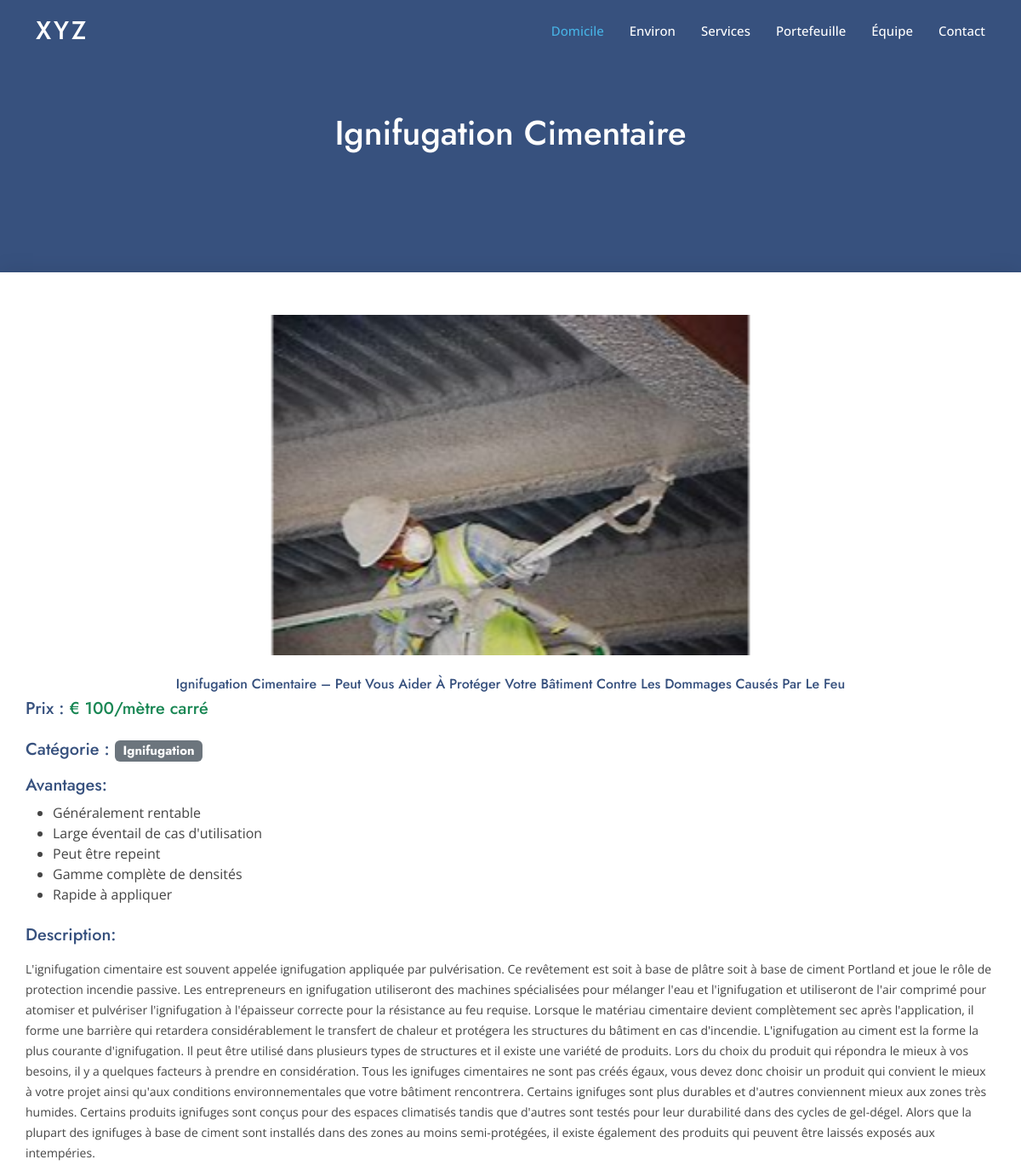
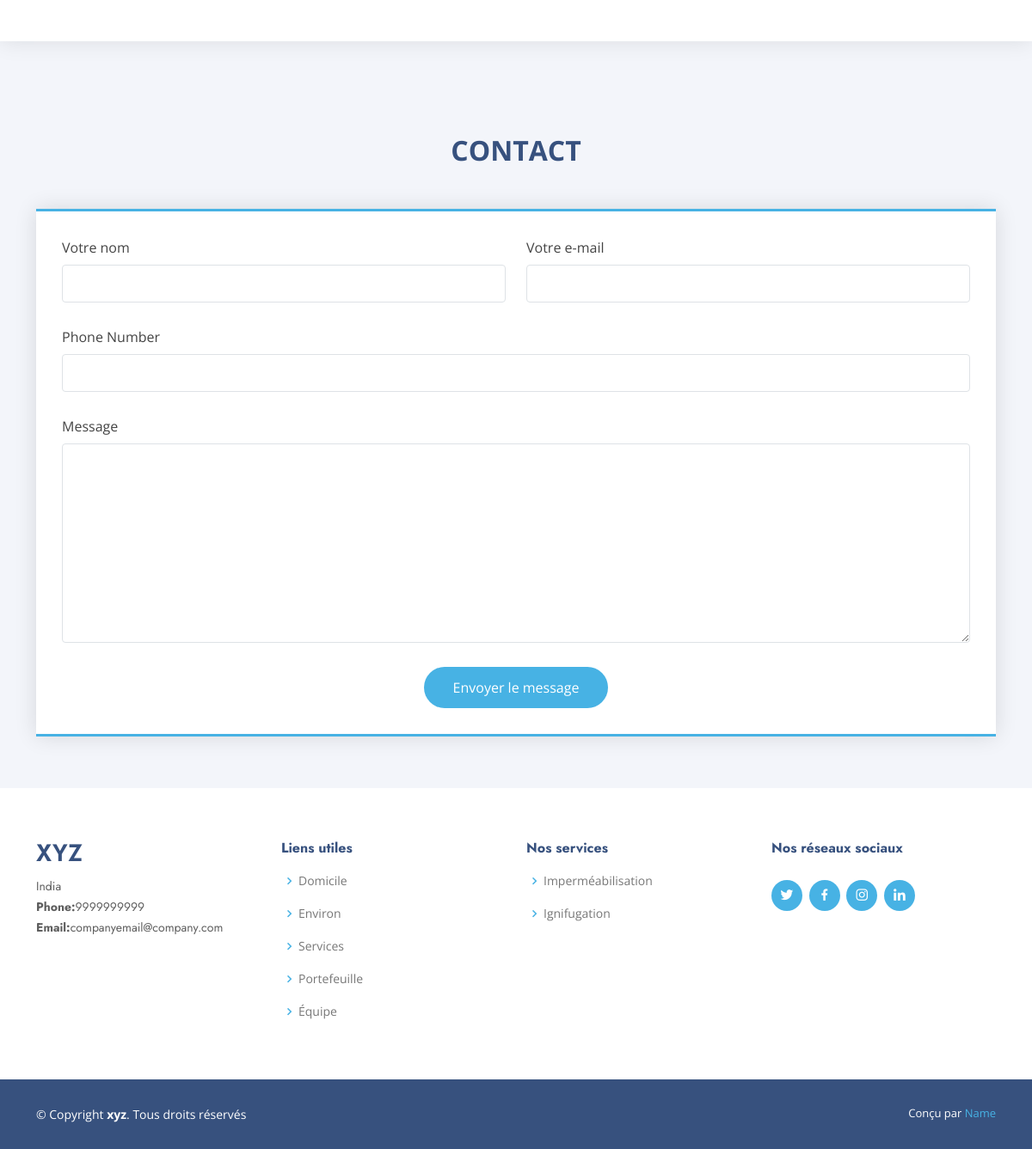
/service/1, run on the app's committed database (2 pictures, top to bottom).
### home/models.py (models this page shows, shortened)
class CompanyDetails(models.Model):
    name = models.CharField(max_length=50)
    phone_number = models.PositiveIntegerField()
    address = models.CharField(max_length=300)
    email = models.EmailField()
    twitter_link = models.CharField(max_length=200,default="#")
    facebook_link = models.CharField(max_length=200,default="#")
    instagram_link = models.CharField(max_length=200,default="#")
    linkedin_link = models.CharField(max_length=200,default="#")
    map_link = models.CharField(max_length=500,default="#")

class BaseModel(models.Model):
    id = models.AutoField(primary_key=True)
    created_at = models.DateTimeField(auto_now_add=True)
    updated_at = models.DateTimeField(auto_now=True)
    class Meta:
        abstract = True

class Service(BaseModel):
    title = models.CharField(max_length=500)
    description = models.TextField()
    category = models.ForeignKey(
        Category, on_delete=models.CASCADE, related_name='services')
    price = models.PositiveIntegerField()
    unit = models.ForeignKey(Unit, on_delete=models.CASCADE)
    meta_title = models.CharField(max_length=200)
    meta_description = models.CharField(max_length=500)
    advantages = models.ManyToManyField(Advantage)

class Image(BaseModel):
    service = models.ForeignKey(
        Service, on_delete=models.CASCADE, related_name='images')
    image = models.ImageField(upload_to='images/')
    alt_text = models.CharField(max_length=50)

class Unit(BaseModel):
    unit = models.CharField(max_length=50)
    def __str__(self):
        return self.unit

class Category(BaseModel):
    category = models.CharField(max_length=50)
    def __str__(self):
        return self.category

class Advantage(BaseModel):
    advantage = models.CharField(max_length=200)
    def __str__(self):
        return self.advantage

### home/views.py (the view)
# urls.py: path('service/<pk>',get_service),
def get_service(request, pk):
    service = Service.objects.filter(id=pk)
    if not service.exists():
        messages.error(request, '404 introuvables !')
        return redirect('index')
    form = ServiceRequsetForm
    if request.method == 'POST':
        form = ServiceRequsetForm(request.POST)
        if form.is_valid():
            form.save()
            messages.success(request, 'Demande soumise avec succès')
    return render(request, 'home/service_detail.html', {'service': service[0], 'form': form, "company_details": CompanyDetails.objects.last()})

### templates/home/service_detail.html (shortened to what this page needs)
{% extends 'home/base.html' %}
{% load my_tags %}
{% block body %}
<div class="temp-div d-flex align-items-center justify-content-center">
    <h1 class='white'>{{service.title|title}}</h1>
</div>
<div class="section-bg services">
<div class=" icon-box   mb-4 ">
    <div class="text-center">
        <div id="carouselExample" class="carousel slide">
            <div class="carousel-inner">
            {% for image in service.images.all  %}
              <div class="carousel-item
              {% if forloop.counter == 1 %}
              active
              {% endif %}
              ">
                <img src="{{image.image.url}}" class="d-block " alt="{{image.alt_text}}">
              </div>
              {% endfor %}
            </div>
            <button class="carousel-control-prev" type="button" data-bs-target="#carouselExample" data-bs-slide="prev">
              <span class="carousel-control-prev-icon" aria-hidden="true"></span>
            </button>
            <button class="carousel-control-next" type="button" data-bs-target="#carouselExample" data-bs-slide="next">
              <span class="carousel-control-next-icon" aria-hidden="true"></span>
            </button>
          </div>
    </div>
    <h6 class="mt-4 blue text-center">
        {{service.meta_title|title}}
    </h6>
        <h5 class="blue">
            <span>Prix : </span>
            <span class=" text-success">€ {{service.price}}/{{service.unit}}</span>
        </h5>
    <h5 class='mt-4 blue'>
        <span class="h5">Catégorie  : <span class="badge bg-secondary">{{service.category|title}}</span></span>
    </h5>
    <div class="mt-3">
        <h5 class="blue">Avantages:</h5>
        <ul class="mt-2">
            {% for advantage in service.advantages.all %}
            <li>{{advantage}}</li>
            {% endfor %}
        </ul>
    </div>
    <div class="mt-4">
        <h5 class="blue">Description:</h5>
        <p class="mt-3 p">
            {{service.description}}
        </p>
    </div>
</div>
<section id="contact" class="contact">
    <div class="container"  data-aos="fade-up">
            <div class="h2 mt-4 mb-4 blue text-center fw-bold">
                CONTACT
            </div>
            <div class=" mt-5  d-flex align-items-stretch">
                <form action="{% url 'contact' %}" method="post" role="form" class="php-email-form">
                    <div class="row">
                        <div class="form-group col-md-6">
                            <label for="name">Votre nom</label>
                            <input type="text" name="name" class="form-control" id="name" required>
                        </div>
                        <div class="form-group col-md-6">
                            <label for="email">Votre e-mail</label>
                            <input type="email" class="form-control" name="email" id="email" required>
                        </div>
                    </div>
                    <div class="form-group">
                        <label for="phone">Phone Number</label>
                        <input type="text" class="form-control" name="phone_number" id="phone" required>
                    </div>
                    <div class="form-group">
                        <label for="description">Message</label>
                        <textarea class="form-control" name="description" rows="10" required></textarea>
                    </div>
                    <div class="text-center"><button type="submit">Envoyer le message</button></div>
                </form>
            </div>
    </div>
</section>
</div>
{% endblock body %}

### templates/home/base.html (shortened to what this page needs)
{% load static %}
<!DOCTYPE html>
<html lang="en">
<head>
  <link href="{% static 'vendor/aos/aos.css' %} " rel="stylesheet">
  <link href="{% static 'vendor/bootstrap/css/bootstrap.min.css' %} " rel="stylesheet">
  <link href="{% static 'vendor/bootstrap-icons/bootstrap-icons.css' %} " rel="stylesheet">
  <link href="{% static 'vendor/boxicons/css/boxicons.min.css' %} " rel="stylesheet">
  <link href="{% static 'vendor/glightbox/css/glightbox.min.css' %} " rel="stylesheet">
  <link href="{% static 'vendor/remixicon/remixicon.css' %}" rel ="stylesheet">
  <link href="{% static 'vendor/swiper/swiper-bundle.min.css' %} " rel="stylesheet">
  <link href="{% static 'css/style.css' %} " rel="stylesheet">
</head>
<body>
  <header id="header" class="fixed-top ">
    <div class="container d-flex align-items-center">
      <h1 class="logo me-auto"><a href="{% url 'index' %}">{{company_details.name}}</a></h1>
      <nav id="navbar" class="navbar">
        <ul>
          <li><a class="nav-link scrollto active" href="{% url 'index' %}">Domicile</a></li>
          <li><a class="nav-link scrollto" href="http://127.0.0.1:8000/#about">Environ</a></li>
          <li><a class="nav-link scrollto" href="http://127.0.0.1:8000/#services">Services</a></li>
          <li><a class="nav-link   scrollto" href="http://127.0.0.1:8000/#portfolio">Portefeuille</a></li>
          <li><a class="nav-link scrollto" href="http://127.0.0.1:8000/#team">Équipe</a></li>
          <li><a class="nav-link scrollto" href="http://127.0.0.1:8000/#contact">Contact</a></li>
        </ul>
      </nav>
    </div>
  </header>
  {% block body %}
  {% endblock body %}
  <footer id="footer">
    <div class="footer-top">
      <div class="container">
        <div class="row">
          <div class="col-lg-3 col-md-6 footer-contact">
            <h3>{{company_details.name}}</h3>
            <p>
            {{company_details.address|title}}
            <br>
              <strong>Phone:</strong>{{company_details.phone_number}}<br>
              <strong>Email:</strong>{{company_details.email}}<br>
            </p>
          </div>
          <div class="col-lg-3 col-md-6 footer-links">
            <h4>Liens utiles</h4>
            <ul>
              <li><i class="bx bx-chevron-right"></i> <a href="{% url 'index' %}">Domicile</a></li>
              <li><i class="bx bx-chevron-right"></i> <a href="http://127.0.0.1:8000/#about">Environ</a></li>
              <li><i class="bx bx-chevron-right"></i> <a href="http://127.0.0.1:8000/#services">Services</a></li>
              <li><i class="bx bx-chevron-right"></i><a href="http://127.0.0.1:8000/#portfolio">Portefeuille</a></li>
              <li><i class="bx bx-chevron-right"></i><a href="http://127.0.0.1:8000/#team">Équipe</a></li>
            </ul>
          </div>
          <div class="col-lg-3 col-md-6 footer-links">
            <h4>Nos services</h4>
            <ul>
              <li><i class="bx bx-chevron-right"></i> <a href="#services">Imperméabilisation</a></li>
              <li><i class="bx bx-chevron-right"></i> <a href="#services">Ignifugation</a></li>
            </ul>
          </div>
          <div class="col-lg-3 col-md-6 footer-links">
            <h4>Nos réseaux sociaux</h4>
            <div class="social-links mt-3">
              <a href="{{company_details.twitter_link}}" class="twitter"><i class="bx bxl-twitter"></i></a>
              <a href="{{company_details.facebook_link}}" class="facebook"><i class="bx bxl-facebook"></i></a>
              <a href="{{company_details.instagram_link}}" class="instagram"><i class="bx bxl-instagram"></i></a>
              <a href="{{company_details.linkedin_link}}" class="linkedin"><i class="bx bxl-linkedin"></i></a>
            </div>
          </div>
        </div>
      </div>
    </div>
    <div class="container footer-bottom clearfix">
      <div class="copyright">
        &copy; Copyright <strong><span>{{company_details.name}}</span></strong>. Tous droits réservés
      </div>
      <div class="credits">
        Conçu par <a href="#">Name</a>
      </div>
    </div>
  </footer>
</body>
</html>

### static/css/style.css (style rules this page uses)
body { font-family: "Open Sans", sans-serif; color: #444444; }
a { color: #47b2e4; text-decoration: none; }
.blue { color: #37517e; }
h1, h2, h3, h4, h5, h6 { font-family: "Jost", sans-serif; }
#header { transition: all 0.5s; z-index: 997; padding: 15px 0; }
#header .logo { font-size: 30px; margin: 0; padding: 0; line-height: 1; font-weight: 500; letter-spacing: 2px; text-transform: uppercase; }
#header .logo a { color: #fff; }
.navbar { padding: 0; }
.navbar ul { margin: 0; padding: 0; display: flex; list-style: none; align-items: center; }
.navbar li { position: relative; }
.navbar a, .navbar a:focus { display: flex; align-items: center; justify-content: space-between; padding: 10px 0 10px 30px; font-size: 15px; font-weight: 500; color: #fff; white-space: nowrap; transition: 0.3s; }
.navbar a:hover, .navbar .active, .navbar .active:focus, .navbar li:hover>a { color: #47b2e4; }
section { padding: 60px 0; overflow: hidden; }
.section-bg { background-color: #f3f5fa; }
.services .icon-box { box-shadow: 0px 0 25px 0 rgba(0, 0, 0, 0.1); padding: 50px 30px; transition: all ease-in-out 0.4s; background: #fff; }
.services .icon-box p { line-height: 24px; font-size: 14px; margin-bottom: 0; }
.carousel-inner .carousel-item img { height: 25rem !important; margin: auto; }
.contact .php-email-form { width: 100%; border-top: 3px solid #47b2e4; border-bottom: 3px solid #47b2e4; padding: 30px; background: #fff; box-shadow: 0 0 24px 0 rgba(0, 0, 0, 0.12); }
.contact .php-email-form .form-group { padding-bottom: 8px; }
.contact .php-email-form .form-group { margin-bottom: 20px; }
.contact .php-email-form label { padding-bottom: 8px; }
.contact .php-email-form input, .contact .php-email-form textarea { border-radius: 0; box-shadow: none; font-size: 14px; border-radius: 4px; }
.contact .php-email-form input { height: 44px; }
.contact .php-email-form textarea { padding: 10px 12px; }
.contact .php-email-form button[type=submit] { background: #47b2e4; border: 0; padding: 12px 34px; color: #fff; transition: 0.4s; border-radius: 50px; }
#footer { font-size: 14px; background: #37517e; }
#footer .footer-top { padding: 60px 0 30px 0; background: #fff; }
#footer .footer-top .footer-contact { margin-bottom: 30px; }
#footer .footer-top .footer-contact h3 { font-size: 28px; margin: 0 0 10px 0; padding: 2px 0 2px 0; line-height: 1; text-transform: uppercase; font-weight: 600; color: #37517e; }
#footer .footer-top .footer-contact p { font-size: 14px; line-height: 24px; margin-bottom: 0; font-family: "Jost", sans-serif; color: #5e5e5e; }
#footer .footer-top h4 { font-size: 16px; font-weight: bold; color: #37517e; position: relative; padding-bottom: 12px; }
#footer .footer-top .footer-links { margin-bottom: 30px; }
#footer .footer-top .footer-links ul { list-style: none; padding: 0; margin: 0; }
#footer .footer-top .footer-links ul i { padding-right: 2px; color: #47b2e4; font-size: 18px; line-height: 1; }
#footer .footer-top .footer-links ul li { padding: 10px 0; display: flex; align-items: center; }
#footer .footer-top .footer-links ul li:first-child { padding-top: 0; }
#footer .footer-top .footer-links ul a { color: #777777; transition: 0.3s; display: inline-block; line-height: 1; }
#footer .footer-top .social-links a { font-size: 18px; display: inline-block; background: #47b2e4; color: #fff; line-height: 1; padding: 8px 0; margin-right: 4px; border-radius: 50%; text-align: center; width: 36px; height: 36px; transition: 0.3s; }
#footer .footer-bottom { padding-top: 30px; padding-bottom: 30px; color: #fff; }
#footer .copyright { float: left; }
#footer .credits { float: right; font-size: 13px; }
#footer .credits a { transition: 0.3s; }
.temp-div { height:20rem; background-color:#37517e; }
.white { color: white; }

### data on the page
CompanyDetails: name "XYZ", address "India", phone_number "9999999999", email "companyemail@company.com", name "xyz"
Service: title "Ignifugation Cimentaire", meta_title "Ignifugation Cimentaire – Peut Vous Aider À Protéger Votre Bâtiment Contre Les Dommages Causés Par Le Feu", price "100", unit "mètre carré", category "Ignifugation", description "L'ignifugation cimentaire est souvent appelée ignifugation appliquée par pulvérisation. Ce revêtement est soit à base de plâtre soit à base de ciment Portland et joue le rôle de protection incendie passive. Les entrepreneurs en ignifugation utiliseront des machines spécialisées pour mélanger l'eau et l'ignifugation et utiliseront de l'air comprimé pour atomiser et pulvériser l'ignifugation à l'épaisseur correcte pour la résistance au feu requise. Lorsque le matériau cimentaire devient complètement sec après l'application, il forme une barrière qui retardera considérablement le transfert de chaleur et protégera les structures du bâtiment en cas d'incendie. L'ignifugation au ciment est la…"
Image: image (picture)
Advantage: advantage "Généralement rentable"
Advantage: advantage "Large éventail de cas d'utilisation"
Advantage: advantage "Peut être repeint"
Advantage: advantage "Gamme complète de densités"
Advantage: advantage "Rapide à appliquer"
